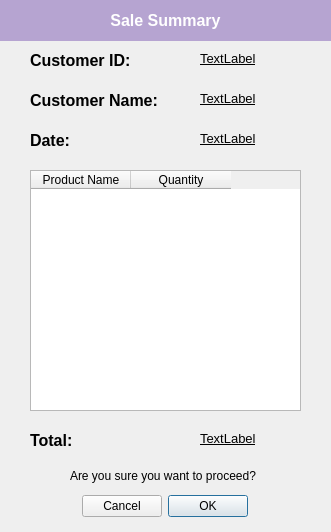
<?xml version="1.0" encoding="UTF-8"?>
<ui version="4.0">
 <class>CreateProduct</class>
 <widget class="QDialog" name="CreateProduct">
  <property name="geometry">
   <rect>
    <x>0</x>
    <y>0</y>
    <width>331</width>
    <height>532</height>
   </rect>
  </property>
  <property name="windowTitle">
   <string>Dialog</string>
  </property>
  <widget class="QDialogButtonBox" name="buttonBox">
   <property name="geometry">
    <rect>
     <x>10</x>
     <y>490</y>
     <width>311</width>
     <height>32</height>
    </rect>
   </property>
   <property name="layoutDirection">
    <enum>Qt::RightToLeft</enum>
   </property>
   <property name="orientation">
    <enum>Qt::Horizontal</enum>
   </property>
   <property name="standardButtons">
    <set>QDialogButtonBox::Cancel|QDialogButtonBox::Ok</set>
   </property>
   <property name="centerButtons">
    <bool>true</bool>
   </property>
  </widget>
  <widget class="QLabel" name="label_7">
   <property name="geometry">
    <rect>
     <x>0</x>
     <y>0</y>
     <width>331</width>
     <height>41</height>
    </rect>
   </property>
   <property name="font">
    <font>
     <family>MS Sans Serif</family>
     <pointsize>12</pointsize>
     <weight>75</weight>
     <bold>true</bold>
    </font>
   </property>
   <property name="layoutDirection">
    <enum>Qt::LeftToRight</enum>
   </property>
   <property name="styleSheet">
    <string notr="true">background-color: rgb(182, 164, 209);
color: rgb(255, 255, 255);</string>
   </property>
   <property name="text">
    <string>Sale Summary</string>
   </property>
   <property name="alignment">
    <set>Qt::AlignCenter</set>
   </property>
   <property name="wordWrap">
    <bool>true</bool>
   </property>
  </widget>
  <widget class="QTableWidget" name="SaleList">
   <property name="geometry">
    <rect>
     <x>30</x>
     <y>170</y>
     <width>271</width>
     <height>241</height>
    </rect>
   </property>
   <column>
    <property name="text">
     <string>Product Name</string>
    </property>
    <property name="textAlignment">
     <set>AlignCenter</set>
    </property>
    <property name="background">
     <color>
      <red>216</red>
      <green>216</green>
      <blue>216</blue>
     </color>
    </property>
   </column>
   <column>
    <property name="text">
     <string>Quantity</string>
    </property>
    <property name="textAlignment">
     <set>AlignCenter</set>
    </property>
    <property name="background">
     <color>
      <red>216</red>
      <green>216</green>
      <blue>216</blue>
     </color>
    </property>
   </column>
  </widget>
  <widget class="QLabel" name="label">
   <property name="geometry">
    <rect>
     <x>30</x>
     <y>50</y>
     <width>131</width>
     <height>21</height>
    </rect>
   </property>
   <property name="font">
    <font>
     <pointsize>12</pointsize>
     <weight>75</weight>
     <bold>true</bold>
    </font>
   </property>
   <property name="text">
    <string>Customer ID:</string>
   </property>
  </widget>
  <widget class="QLabel" name="label_2">
   <property name="geometry">
    <rect>
     <x>30</x>
     <y>90</y>
     <width>141</width>
     <height>21</height>
    </rect>
   </property>
   <property name="font">
    <font>
     <pointsize>12</pointsize>
     <weight>75</weight>
     <bold>true</bold>
    </font>
   </property>
   <property name="text">
    <string>Customer Name:</string>
   </property>
  </widget>
  <widget class="QLabel" name="label_3">
   <property name="geometry">
    <rect>
     <x>30</x>
     <y>130</y>
     <width>141</width>
     <height>21</height>
    </rect>
   </property>
   <property name="font">
    <font>
     <pointsize>12</pointsize>
     <weight>75</weight>
     <bold>true</bold>
    </font>
   </property>
   <property name="text">
    <string>Date:</string>
   </property>
  </widget>
  <widget class="QLabel" name="Id">
   <property name="geometry">
    <rect>
     <x>200</x>
     <y>50</y>
     <width>101</width>
     <height>16</height>
    </rect>
   </property>
   <property name="font">
    <font>
     <pointsize>10</pointsize>
     <underline>true</underline>
    </font>
   </property>
   <property name="text">
    <string>TextLabel</string>
   </property>
  </widget>
  <widget class="QLabel" name="Name">
   <property name="geometry">
    <rect>
     <x>200</x>
     <y>90</y>
     <width>111</width>
     <height>16</height>
    </rect>
   </property>
   <property name="font">
    <font>
     <pointsize>10</pointsize>
     <underline>true</underline>
    </font>
   </property>
   <property name="text">
    <string>TextLabel</string>
   </property>
  </widget>
  <widget class="QLabel" name="Date">
   <property name="geometry">
    <rect>
     <x>200</x>
     <y>130</y>
     <width>111</width>
     <height>16</height>
    </rect>
   </property>
   <property name="font">
    <font>
     <pointsize>10</pointsize>
     <underline>true</underline>
    </font>
   </property>
   <property name="text">
    <string>TextLabel</string>
   </property>
  </widget>
  <widget class="QLabel" name="label_4">
   <property name="geometry">
    <rect>
     <x>30</x>
     <y>430</y>
     <width>141</width>
     <height>21</height>
    </rect>
   </property>
   <property name="font">
    <font>
     <pointsize>12</pointsize>
     <weight>75</weight>
     <bold>true</bold>
    </font>
   </property>
   <property name="text">
    <string>Total:</string>
   </property>
  </widget>
  <widget class="QLabel" name="Total">
   <property name="geometry">
    <rect>
     <x>200</x>
     <y>430</y>
     <width>111</width>
     <height>16</height>
    </rect>
   </property>
   <property name="font">
    <font>
     <pointsize>10</pointsize>
     <underline>true</underline>
    </font>
   </property>
   <property name="text">
    <string>TextLabel</string>
   </property>
  </widget>
  <widget class="QLabel" name="label_5">
   <property name="geometry">
    <rect>
     <x>70</x>
     <y>460</y>
     <width>191</width>
     <height>31</height>
    </rect>
   </property>
   <property name="text">
    <string>Are you sure you want to proceed?</string>
   </property>
  </widget>
 </widget>
 <resources/>
 <connections>
  <connection>
   <sender>buttonBox</sender>
   <signal>accepted()</signal>
   <receiver>CreateProduct</receiver>
   <slot>accept()</slot>
   <hints>
    <hint type="sourcelabel">
     <x>248</x>
     <y>254</y>
    </hint>
    <hint type="destinationlabel">
     <x>157</x>
     <y>274</y>
    </hint>
   </hints>
  </connection>
  <connection>
   <sender>buttonBox</sender>
   <signal>rejected()</signal>
   <receiver>CreateProduct</receiver>
   <slot>reject()</slot>
   <hints>
    <hint type="sourcelabel">
     <x>316</x>
     <y>260</y>
    </hint>
    <hint type="destinationlabel">
     <x>286</x>
     <y>274</y>
    </hint>
   </hints>
  </connection>
 </connections>
</ui>
